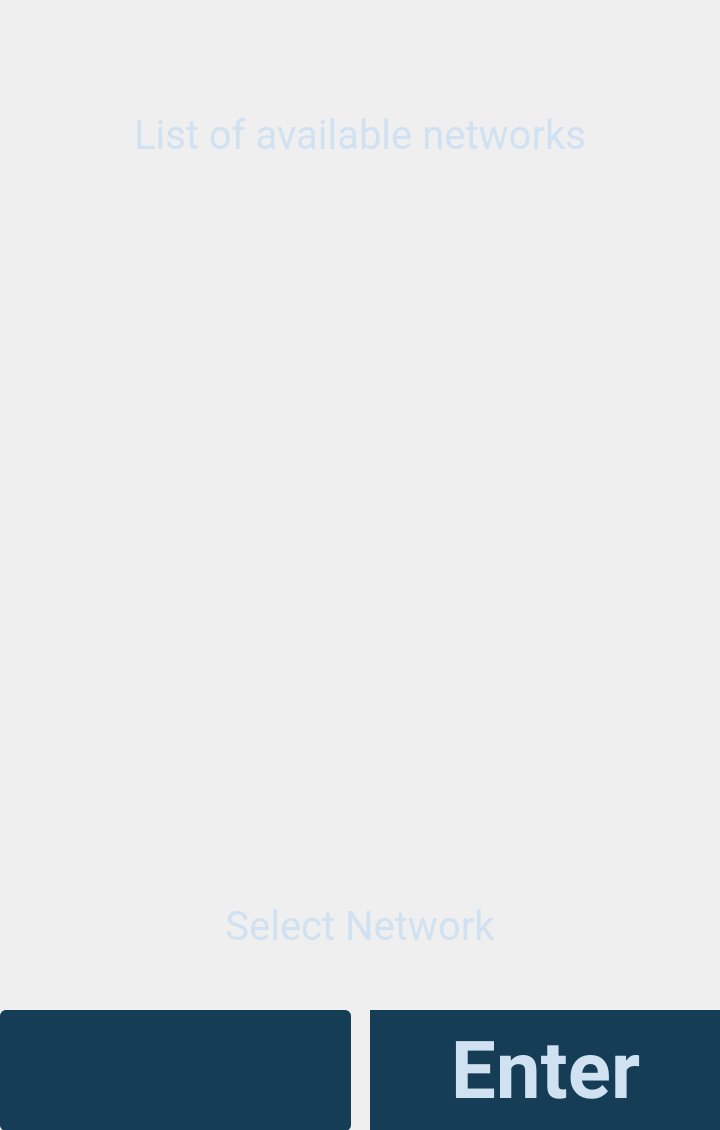
<?xml version="1.0" encoding="UTF-8"?>
<ui version="4.0">
 <class>SelectNetwork</class>
 <widget class="QWidget" name="SelectNetwork">
  <property name="geometry">
   <rect>
    <x>0</x>
    <y>0</y>
    <width>720</width>
    <height>1130</height>
   </rect>
  </property>
  <property name="windowTitle">
   <string>Form</string>
  </property>
  <widget class="QStackedWidget" name="stackedWidget">
   <property name="geometry">
    <rect>
     <x>0</x>
     <y>0</y>
     <width>720</width>
     <height>1130</height>
    </rect>
   </property>
   <widget class="QWidget" name="page">
    <widget class="QPushButton" name="buttonEnter">
     <property name="geometry">
      <rect>
       <x>370</x>
       <y>1010</y>
       <width>351</width>
       <height>121</height>
      </rect>
     </property>
     <property name="font">
      <font>
       <family>Roboto</family>
       <pointsize>60</pointsize>
       <weight>75</weight>
       <bold>true</bold>
      </font>
     </property>
     <property name="styleSheet">
      <string notr="true">border-radius: 70%;
background-color: rgb(22,61,86);
color: rgb(208,225,241)</string>
     </property>
     <property name="text">
      <string>Enter</string>
     </property>
     <property name="iconSize">
      <size>
       <width>170</width>
       <height>86</height>
      </size>
     </property>
    </widget>
    <widget class="QPushButton" name="buttonBack">
     <property name="geometry">
      <rect>
       <x>0</x>
       <y>1010</y>
       <width>351</width>
       <height>121</height>
      </rect>
     </property>
     <property name="font">
      <font>
       <family>Roboto</family>
      </font>
     </property>
     <property name="styleSheet">
      <string notr="true">border-radius: 6px;
background-color: rgb(22,61,86);
color: rgb(208,225,241)</string>
     </property>
     <property name="text">
      <string/>
     </property>
     <property name="icon">
      <iconset resource="resources.qrc">
       <normaloff>:/Images/XatekUI_BackArrow.png</normaloff>:/Images/XatekUI_BackArrow.png</iconset>
     </property>
     <property name="iconSize">
      <size>
       <width>73</width>
       <height>62</height>
      </size>
     </property>
    </widget>
    <widget class="QLabel" name="labelInstruction">
     <property name="geometry">
      <rect>
       <x>0</x>
       <y>900</y>
       <width>720</width>
       <height>51</height>
      </rect>
     </property>
     <property name="font">
      <font>
       <family>Roboto</family>
       <pointsize>30</pointsize>
      </font>
     </property>
     <property name="styleSheet">
      <string notr="true">color: rgb(208,225,241);</string>
     </property>
     <property name="text">
      <string>Select Network</string>
     </property>
     <property name="alignment">
      <set>Qt::AlignCenter</set>
     </property>
    </widget>
    <widget class="QListWidget" name="listWidgetNetworks">
     <property name="geometry">
      <rect>
       <x>0</x>
       <y>250</y>
       <width>720</width>
       <height>521</height>
      </rect>
     </property>
     <property name="font">
      <font>
       <family>Roboto</family>
       <pointsize>30</pointsize>
       <weight>75</weight>
       <bold>true</bold>
      </font>
     </property>
     <property name="styleSheet">
      <string notr="true">color: rgb(208,225,241);
background-color: rgb(255, 255, 255, 0);
alignment: center;
</string>
     </property>
     <property name="isWrapping" stdset="0">
      <bool>false</bool>
     </property>
     <property name="spacing">
      <number>5</number>
     </property>
     <property name="viewMode">
      <enum>QListView::ListMode</enum>
     </property>
     <property name="uniformItemSizes">
      <bool>false</bool>
     </property>
    </widget>
    <widget class="QLabel" name="label">
     <property name="geometry">
      <rect>
       <x>0</x>
       <y>110</y>
       <width>720</width>
       <height>50</height>
      </rect>
     </property>
     <property name="font">
      <font>
       <family>Roboto</family>
       <pointsize>30</pointsize>
       <weight>50</weight>
       <bold>false</bold>
      </font>
     </property>
     <property name="styleSheet">
      <string notr="true">color: rgb(208,225,241);</string>
     </property>
     <property name="text">
      <string>List of available networks</string>
     </property>
     <property name="alignment">
      <set>Qt::AlignCenter</set>
     </property>
    </widget>
   </widget>
   <widget class="QWidget" name="page_2"/>
  </widget>
 </widget>
 <resources>
  <include location="resources.qrc"/>
 </resources>
 <connections/>
</ui>
